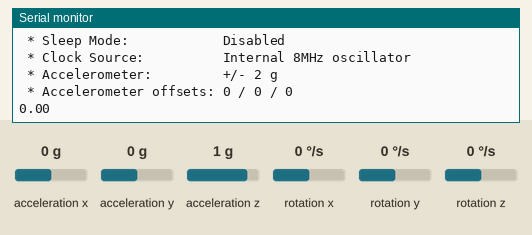
Simulated run of this sketch. Board: Arduino Uno, built with avr-gcc and run on an emulated ATmega328P. Parts: the last lines printed to the serial monitor. The inputs (shaded band) are chosen by the test bench; at power-on: acceleration x 0 g, acceleration y 0 g, acceleration z 1 g, rotation x 0 °/s, rotation y 0 °/s, rotation z 0 °/s.

Above: at 1.2 s.
1.3 s: acceleration x set to -1.4 g
At 3.0 s:
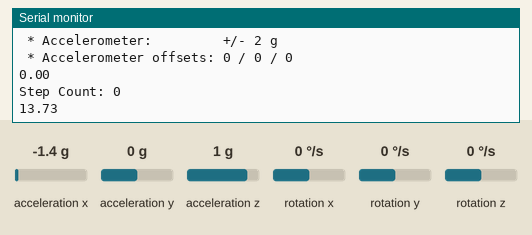
6.5 s: acceleration y set to -1.4 g
At 8.3 s:
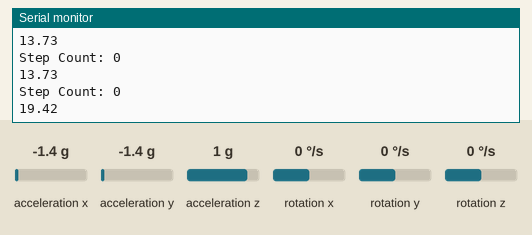
9.5 s: acceleration z set to -1.4 g
At 11.5 s:
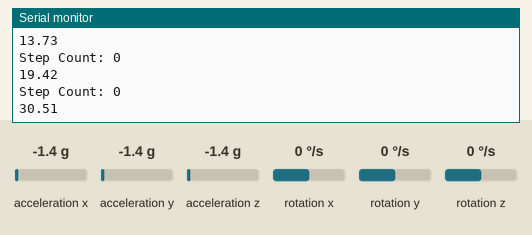
Timing chart, 0 to 13.0 s (numbered marks = the images above; inputs shaded):
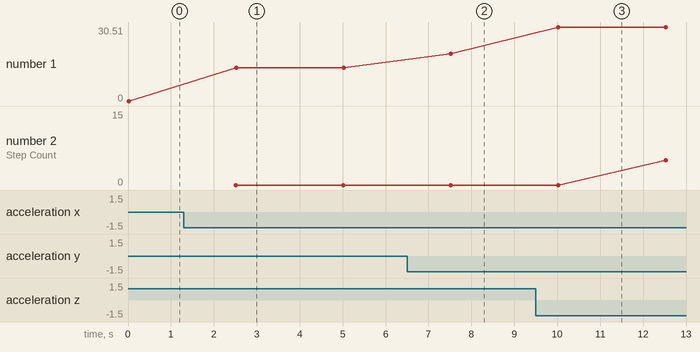

The sketch:

pedometer.ino
```cpp
#include <Wire.h>
#include <MPU6050.h>

MPU6050 mpu;

int stepCount = 0;       // step count variable
float distance = 0;      // distance traveled variable
bool isWalking = false;  // flag for walking status
int threshold = 30;


void setup()
{
  Serial.begin(115200);

  Serial.println("Initialize MPU6050");

  while(!mpu.begin(MPU6050_SCALE_2000DPS, MPU6050_RANGE_2G))
  {
    Serial.println("Could not find a valid MPU6050 sensor, check wiring!");
    delay(500);
  }

  // If you want, you can set accelerometer offsets
  // mpu.setAccelOffsetX();
  // mpu.setAccelOffsetY();
  // mpu.setAccelOffsetZ();


  checkSettings();
}

void checkSettings()
{
  Serial.println();

  Serial.print(" * Sleep Mode:            ");
  Serial.println(mpu.getSleepEnabled() ? "Enabled" : "Disabled");

  Serial.print(" * Clock Source:          ");
  switch(mpu.getClockSource())
  {
    case MPU6050_CLOCK_KEEP_RESET:     Serial.println("Stops the clock and keeps the timing generator in reset"); break;
    case MPU6050_CLOCK_EXTERNAL_19MHZ: Serial.println("PLL with external 19.2MHz reference"); break;
    case MPU6050_CLOCK_EXTERNAL_32KHZ: Serial.println("PLL with external 32.768kHz reference"); break;
    case MPU6050_CLOCK_PLL_ZGYRO:      Serial.println("PLL with Z axis gyroscope reference"); break;
    case MPU6050_CLOCK_PLL_YGYRO:      Serial.println("PLL with Y axis gyroscope reference"); break;
    case MPU6050_CLOCK_PLL_XGYRO:      Serial.println("PLL with X axis gyroscope reference"); break;
    case MPU6050_CLOCK_INTERNAL_8MHZ:  Serial.println("Internal 8MHz oscillator"); break;
  }

  Serial.print(" * Accelerometer:         ");
  switch(mpu.getRange())
  {
    case MPU6050_RANGE_16G:            Serial.println("+/- 16 g"); break;
    case MPU6050_RANGE_8G:             Serial.println("+/- 8 g"); break;
    case MPU6050_RANGE_4G:             Serial.println("+/- 4 g"); break;
    case MPU6050_RANGE_2G:             Serial.println("+/- 2 g"); break;
  }

  Serial.print(" * Accelerometer offsets: ");
  Serial.print(mpu.getAccelOffsetX());
  Serial.print(" / ");
  Serial.print(mpu.getAccelOffsetY());
  Serial.print(" / ");
  Serial.println(mpu.getAccelOffsetZ());

  Serial.println();
}

void loop() {

  Vector normAccel_i = mpu.readNormalizeAccel();

  float x_val = normAccel_i.XAxis;
  float y_val = normAccel_i.YAxis;
  float z_val = normAccel_i.ZAxis;

  unsigned long time = millis();

  while(time<240000000)
  {
    Vector normAccel = mpu.readNormalizeAccel();
    float x_val_i = normAccel.XAxis;
    float y_val_i = normAccel.YAxis;
    float z_val_i = normAccel.ZAxis;

    float accelMag = pow(pow(x_val_i - x_val, 2) + pow(y_val_i - y_val, 2) + pow(z_val_i - z_val, 2),0.5); // magnitude of acceleration vector
    int n = 0;
    Serial.println(accelMag);

    while(n<5)
    {
      if (accelMag > threshold) {
      stepCount++;

    }
    n = n +1;
    delay(500);
    }

    Serial.print("Step Count: ");
    Serial.println(stepCount);
  }


}
```

Measured:
- after the input at 1.3 s, the serial monitor: prints a new line after 1.2 s (image 1)
- after the input at 6.5 s, the serial monitor: prints a new line after 1.0 s (image 2)
- after the input at 9.5 s, the serial monitor: prints a new line after 0.53 s (image 3)
- plotted number 1: 0 → 13.73 after the input at 1.3 s, 13.73 → 19.42 after the input at 6.5 s, 19.42 → 30.51 after the input at 9.5 s
- plotted number 2: 0 → 15 after the input at 9.5 s
